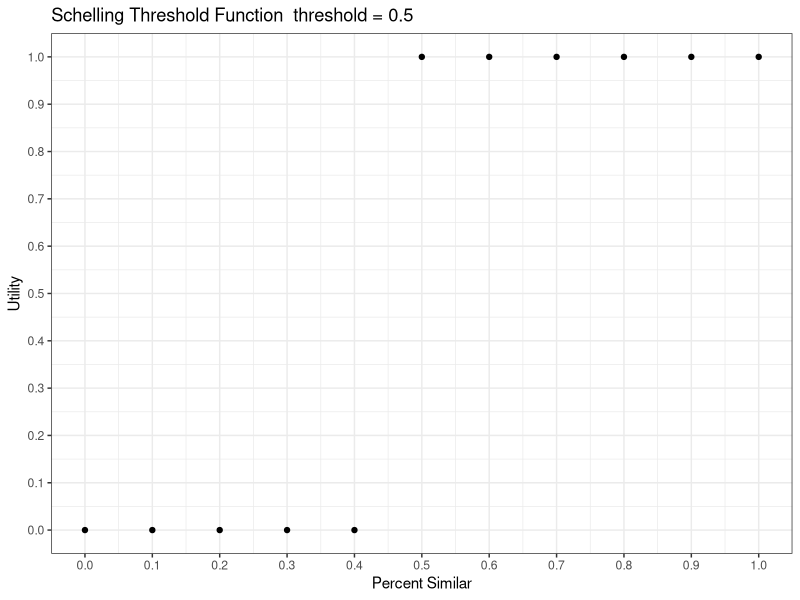
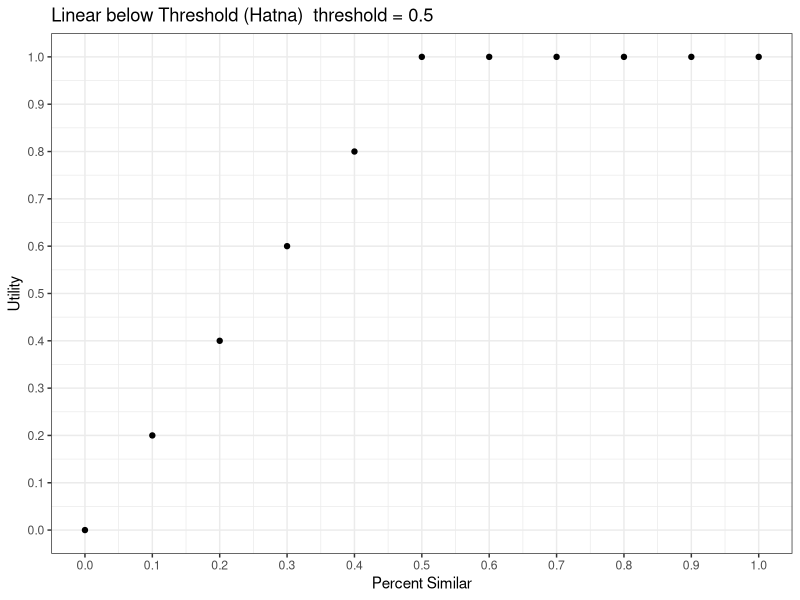

Generate these figures, in order, with R:
## ---- chunk 1
knitr::opts_chunk$set(echo = FALSE)
library(tidyverse)

## ---- chunk 2

f_thr <- function(p,t){  # to plot threshold function
  if (p >= t){           # p = percent-similar-ethnicity
    return(1)}else{      # t = threshold, here both as in [0,1]
    return(0) }
}

t <- 0.5

df <- data.frame(psim = seq(0,1,by=0.1))

for (row in 1:nrow(df)) {
    df$utility[row] <- f_thr(df$psim[row],t)
}

ggplot(df,aes(x=psim, y=utility)) + geom_point() + theme_bw() + scale_x_continuous(limits=c(0,1),breaks  = seq(0,1,by=0.1)) + scale_y_continuous(limits=c(0,1),breaks  = seq(0,1,by=0.1)) + xlab("Percent Similar") + ylab("Utility") + ggtitle(paste0("Schelling Threshold Function","  ","threshold = ",t))

## ---- chunk 3

f_lit <- function(p,t){  # to plot threshold function
  if (p >= t){           # p = percent-similar-ethnicity
    return(1)}else{      # t = threshold, here both as in [0,1]
    return(p / t) }
}

t <- 0.5

df <- data.frame(psim = seq(0,1,by=0.1))

for (row in 1:nrow(df)) {
    df$utility[row] <- f_lit(df$psim[row],t)
}



ggplot(df,aes(x=psim, y=utility)) + geom_point() + theme_bw() + scale_x_continuous(limits=c(0,1),breaks  = seq(0,1,by=0.1)) + scale_y_continuous(limits=c(0,1),breaks  = seq(0,1,by=0.1)) + xlab("Percent Similar") + ylab("Utility") + ggtitle(paste0("Linear below Threshold (Hatna)","  ","threshold = ",t))

